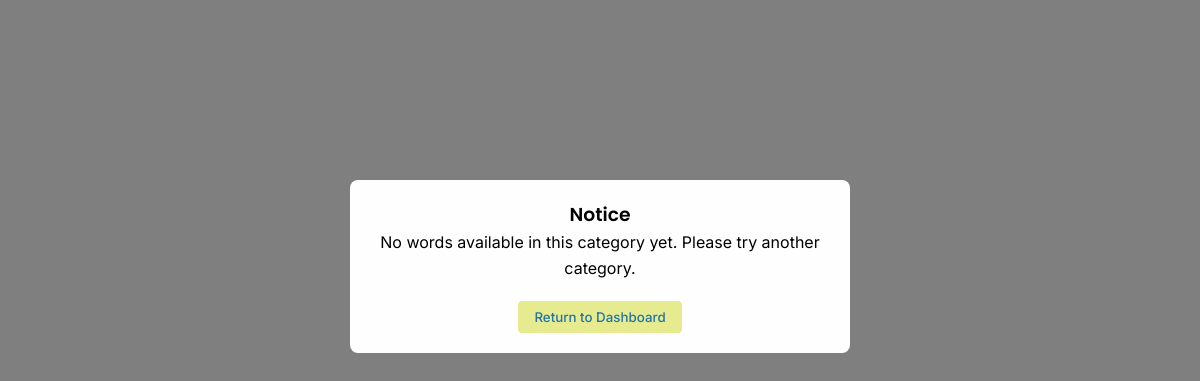
The page /view/learn.php?course=1&category=numbers (signed in) on the database as committed earlier.
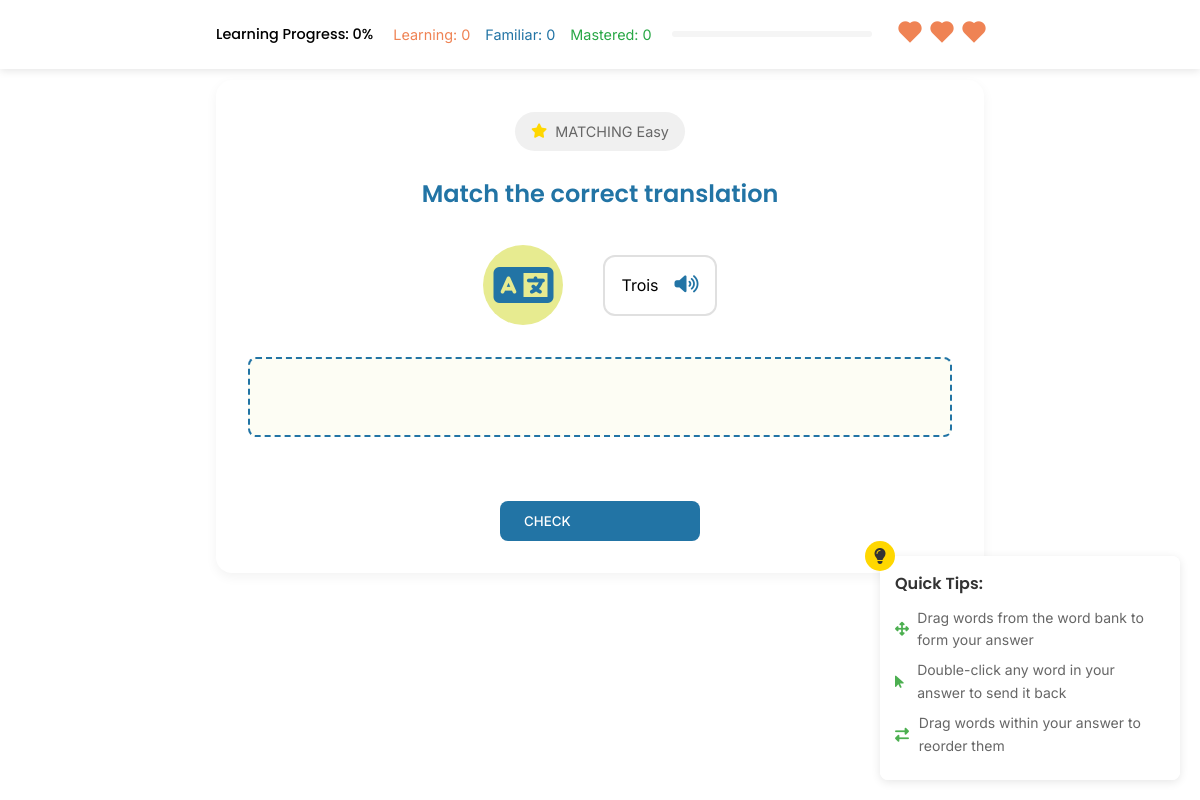
The same page on the database as committed later.
### tables this page shows
CREATE TABLE `exercise_sets` (
  `exerciseId` int(11) NOT NULL,
  `wordId` int(11) NOT NULL,
  `translationId` int(11) NOT NULL,
  `difficulty` enum('easy','medium','hard') NOT NULL DEFAULT 'medium',
  `type` enum('translation','matching','fill-in') NOT NULL,
  `created_at` timestamp NOT NULL DEFAULT current_timestamp()
);

CREATE TABLE `words` (
  `wordId` int(11) NOT NULL,
  `languageId` int(11) NOT NULL,
  `original_text` varchar(255) NOT NULL,
  `categoryId` int(11) NOT NULL,
  `word` varchar(100) NOT NULL,
  `translation` varchar(100) NOT NULL,
  `pronunciation` varchar(100) DEFAULT NULL,
  `category` varchar(50) DEFAULT NULL,
  `difficulty` enum('easy','medium','hard') NOT NULL DEFAULT 'medium',
  `createdAt` timestamp NOT NULL DEFAULT current_timestamp(),
  `context_type` enum('noun','verb','adjective','phrase','other') NOT NULL DEFAULT 'other'
);

### actions/ProficiencyTracker.php (called while the page is built, shortened)
<?php
class ProficiencyTracker {
    private $pdo;
    private $userId;
    public function __construct($pdo, $userId) {
        $this->pdo = $pdo;
        $this->userId = $userId;
    }
    public function getProgress() {
        $stmt = $this->pdo->prepare("
            SELECT
                COUNT(CASE WHEN proficiency = 'learning' THEN 1 END) as learning_count,
                COUNT(CASE WHEN proficiency = 'familiar' THEN 1 END) as familiar_count,
                COUNT(CASE WHEN proficiency = 'mastered' THEN 1 END) as mastered_count,
                (SELECT COUNT(*) FROM words WHERE languageId =
                    (SELECT languageId FROM user_enrollments WHERE userId = ? LIMIT 1)
                ) as total_words
            FROM learned_words
            WHERE userId = ?
        ");
        $stmt->execute([$this->userId, $this->userId]);
        $counts = $stmt->fetch(PDO::FETCH_ASSOC);
        $progress = (
            ($counts['learning_count'] * 0.3) +
            ($counts['familiar_count'] * 0.6) +
            ($counts['mastered_count'] * 1.0)
        ) / $counts['total_words'] * 100;
        return [
            'progress' => min(100, $progress),
            'counts' => $counts
        ];
    }
}

### view/learn.php (the view, shortened to what this page needs)
<?php
require_once '../config/db_connect.php';
require_once '../actions/ProficiencyTracker.php';
$languageId = isset($_GET['course']) ? (int)$_GET['course'] : 0;
$categorySlug = isset($_GET['category']) ? htmlspecialchars($_GET['category']) : '';
$stmt = $pdo->prepare("
    SELECT
        es.exerciseId,
        es.wordId,
        w.word,
        w.pronunciation,
        w.context_type,
        w.difficulty,
        es.type,
        wc.categoryName,
        wc.categoryId,
        l.languageName
    FROM exercise_sets es
    JOIN words w ON es.wordId = w.wordId
    JOIN word_categories wc ON w.categoryId = wc.categoryId
    JOIN languages l ON w.languageId = l.languageId
    WHERE w.languageId = ?
    AND wc.categorySlug = ?
    AND w.wordId NOT IN (
        SELECT wordId FROM learned_words
        WHERE userId = ? AND proficiency = 'mastered'
    )
    ORDER BY RAND()
    LIMIT 1
");
try {
    $stmt->execute([$languageId, $categorySlug, $_SESSION['user_id']]);
    $exercise = $stmt->fetch(PDO::FETCH_ASSOC);
    if (!$exercise) {
        $exercise = [];
    }
} catch (PDOException $e) {
    error_log("DEBUG: Database error: " . $e->getMessage());
    $exercise = [];
}
try {
    $stmt->execute([$languageId, $categorySlug, $_SESSION['user_id']]);
    $exercise = $stmt->fetch(PDO::FETCH_ASSOC);
    $errorMessage = null;
    if (!$exercise) {
        $wordCheck = $pdo->prepare("SELECT COUNT(*) FROM words WHERE languageId = ? AND categoryId = (SELECT categoryId FROM word_categories WHERE categorySlug = ?)");
        $wordCheck->execute([$languageId, $categorySlug]);
        $wordCount = $wordCheck->fetchColumn();
        if ($wordCount == 0) {
            $errorMessage = "No words available in this category yet. Please try another category.";
        }
    }
} catch (PDOException $e) {
    $errorMessage = "Database error occurred. Please try again later.";
    error_log("Database error: " . $e->getMessage());
}
$proficiencyTracker = new ProficiencyTracker($pdo, $_SESSION['user_id']);
$progress = $proficiencyTracker->getProgress();
?>
<!DOCTYPE html>
<html lang="en">
<head>
    <link rel="stylesheet" href="https://cdnjs.cloudflare.com/ajax/libs/font-awesome/6.5.1/css/all.min.css">
    <link rel="stylesheet" href="../assets/css/styles.css">
    <link rel="stylesheet" href="../assets/css/learn.css">
    <link href='https://unpkg.com/boxicons@2.1.4/css/boxicons.min.css' rel='stylesheet'>
</head>
<body>
    <?php if ($errorMessage): ?>
    <div id="errorModal" class="modal" style="display: block;">
        <div class="modal-content">
            <h3>Notice</h3>
            <p><?php echo htmlspecialchars($errorMessage); ?></p>
            <div class="modal-buttons">
                <button onclick="window.location.href='dashboard.php'" class="btn btn-secondary">
                    Return to Dashboard
                </button>
            </div>
        </div>
    </div>
    <?php else: ?>
        <div class="learning-progress-floating">
            <div class="progress-inner">
                <div class="progress-stats">
                    <div class="progress-text">
                        Learning Progress: <?php echo round($progress['progress']); ?>%
                    </div>
                    <div class="proficiency-counts">
                        <span class="learning">Learning: <?php echo $progress['counts']['learning_count']; ?></span>
                        <span class="familiar">Familiar: <?php echo $progress['counts']['familiar_count']; ?></span>
                        <span class="mastered">Mastered: <?php echo $progress['counts']['mastered_count']; ?></span>
                    </div>
                    <div class="progress-bar">
                    </div>
                </div>
                <div class="hearts-display">
                    <?php for($i = 0; $i < 3; $i++): ?>
                        <div class="heart">
                            <i class='bx bxs-heart'></i>
                        </div>
                    <?php endfor; ?>
                </div>
            </div>
        </div>
        <div class="tips-container">
            <div class="tips-icon">
                <i class="fas fa-lightbulb"></i>
            </div>
            <div class="tips-content">
                <h4>Quick Tips:</h4>
                <ul>
                    <li><i class="fas fa-arrows-alt"></i> Drag words from the word bank to form your answer</li>
                    <li><i class="fas fa-mouse-pointer"></i> Double-click any word in your answer to send it back</li>
                    <li><i class="fas fa-exchange-alt"></i> Drag words within your answer to reorder them</li>
                </ul>
            </div>
        </div>
        <main class="learn-container">
            <div class="exercise-container">
                <div class="badge">
                    <i class="fas fa-star"></i>
                    <span class="exercise-type">
                        <?php echo strtoupper($exercise['type']); ?>
                        <span class="difficulty-badge <?php echo $exercise['difficulty']; ?>">
                            <?php echo ucfirst($exercise['difficulty']); ?>
                        </span>
                    </span>
                </div>
                <h2 class="question">
                    <?php
                    switch($exercise['type']) {
                        case 'matching':
                            echo 'Match the correct translation';
                            break;
                    }
                    ?>
                </h2>
                <div class="character-display">
                    <div class="icon-container">
                        <i class="fas fa-language fa-3x"></i>
                    </div>
                    <div class="speech-bubble">
                        <span class="original-text"
                              data-pronunciation="<?php echo htmlspecialchars($exercise['pronunciation']); ?>"
                              data-context="<?php echo htmlspecialchars($exercise['context_type']); ?>">
                            <?php echo htmlspecialchars($exercise['word']); ?>
                        </span>
                        <button class="audio-btn" title="Listen to pronunciation">
                            <i class="fas fa-volume-up"></i>
                        </button>
                    </div>
                </div>
                <div class="answer-area">
                    <div class="answer-box" id="answerBox"></div>
                </div>
                <div class="action-buttons">
                    <button class="btn btn-primary" id="checkBtn">CHECK</button>
                </div>
            </div>
        </main>
    <?php endif; ?>
</body>
</html>

### assets/css/styles.css (style rules this page uses)
:root { --ucla-blue: #2274A5; --mindaro: #E7EB90; --coral: #EF8354; --white: #FFFFFF; --black: #000000; --gray-light: #F5F5F5; --gray: #666666; --font-heading: 'Poppins', sans-serif; --font-body: 'Inter', sans-serif; }
* { margin: 0; padding: 0; box-sizing: border-box; }
body { font-family: var(--font-body); line-height: 1.6; color: var(--black); }
h1, h2, h3, h4, h5, h6 { font-family: var(--font-heading); font-weight: 600; }
.btn { padding: 12px 24px; border: none; border-radius: 8px; cursor: pointer; font-weight: 500; font-family: var(--font-body); transition: all 0.3s ease; display: inline-flex; align-items: center; gap: 8px; }
.btn-primary { background-color: var(--ucla-blue); color: var(--white); }
.btn-secondary { background-color: var(--mindaro); color: var(--ucla-blue); }

### assets/css/learn.css (style rules this page uses)
.progress-bar { height: 100%; background: var(--ucla-blue); transition: width 0.3s ease; }
.learn-container { max-width: 800px; margin: 80px auto 2rem; padding: 0 1rem; }
.exercise-container { background: white; border-radius: 16px; padding: 2rem; box-shadow: 0 4px 12px rgba(0,0,0,0.05); text-align: center; }
.badge { display: inline-flex; align-items: center; gap: 0.5rem; background: #f0f0f0; padding: 0.5rem 1rem; border-radius: 20px; font-size: 0.9rem; color: var(--gray); margin-bottom: 1.5rem; }
.badge i { color: #ffd700; }
.question { font-size: 1.5rem; color: var(--ucla-blue); margin-bottom: 2rem; }
.character-display { margin: 2rem 0; display: flex; align-items: center; justify-content: center; gap: 1.5rem; }
.icon-container { color: var(--ucla-blue); background-color: var(--mindaro); width: 80px; height: 80px; border-radius: 50%; display: flex; align-items: center; justify-content: center; }
.speech-bubble { background: white; border: 2px solid #e0e0e0; border-radius: 12px; padding: 1rem; display: inline-flex; align-items: center; gap: 1rem; margin-left: 1rem; }
.audio-btn { background: none; border: none; color: var(--ucla-blue); cursor: pointer; font-size: 1.2rem; }
.answer-area { margin: 2rem 0; }
.answer-box { display: flex; flex-wrap: wrap; gap: 0.8rem; min-height: 80px; padding: 1.5rem; background-color: rgba(231, 235, 144, 0.1); border: 2px dashed var(--ucla-blue); border-radius: 8px; transition: all 0.3s ease; align-items: center; position: relative; }
.action-buttons { display: flex; justify-content: center; margin-top: 2rem; }
.action-buttons .btn { min-width: 200px; }
.heart { font-size: 28px; color: var(--coral); transition: all 0.3s ease; }
.heart i { display: inline-block; width: 24px; height: 24px; }
.heart i.bxs-heart { color: var(--coral); }
.learning-progress-floating { position: fixed; top: 0; left: 0; right: 0; z-index: 1000; background: var(--white); backdrop-filter: blur(8px); box-shadow: 0 2px 8px rgba(0,0,0,0.1); transition: transform 0.3s ease; }
.learning-progress-floating .progress-inner { max-width: 800px; margin: 0 auto; padding: 0.75rem 1rem; display: flex; justify-content: space-between; align-items: center; }
.progress-stats { display: flex; align-items: center; gap: 20px; }
.progress-text { color: var(--black); font-family: var(--font-heading); font-weight: 500; font-size: 0.9rem; }
.progress-bar { height: 6px; background: var(--gray-light); border-radius: 3px; overflow: hidden; width: 200px; }
.hearts-display { display: flex; align-items: center; gap: 8px; }
.proficiency-counts { display: flex; gap: 15px; font-size: 0.9rem; }
.proficiency-counts span { display: flex; align-items: center; gap: 5px; }
.proficiency-counts .learning { color: var(--coral); }
.proficiency-counts .familiar { color: var(--ucla-blue); }
.proficiency-counts .mastered { color: #28a745; }

Rows that differ between the two databases and show on the page:
added exercise_sets: type "MATCHING", wordId.difficulty "Easy", wordId.word "Trois"
Other text that changed with them:
$progress['progress']: (not shown) → "0"
$progress['counts']['learning_count']: (not shown) → "0"
$progress['counts']['familiar_count']: (not shown) → "0"
$progress['counts']['mastered_count']: (not shown) → "0"
$errorMessage: "No words available in this category yet. Please try another category." → (not shown)
text no longer shown: "Notice Return to Dashboard"
text now shown: "Learning Progress: % Learning: Familiar: Mastered: Quick Tips: Drag words from the word bank to form your answer Double-click any word in your answer to send it back Drag words within your answer to reorder them Match the correct translation CHECK"
